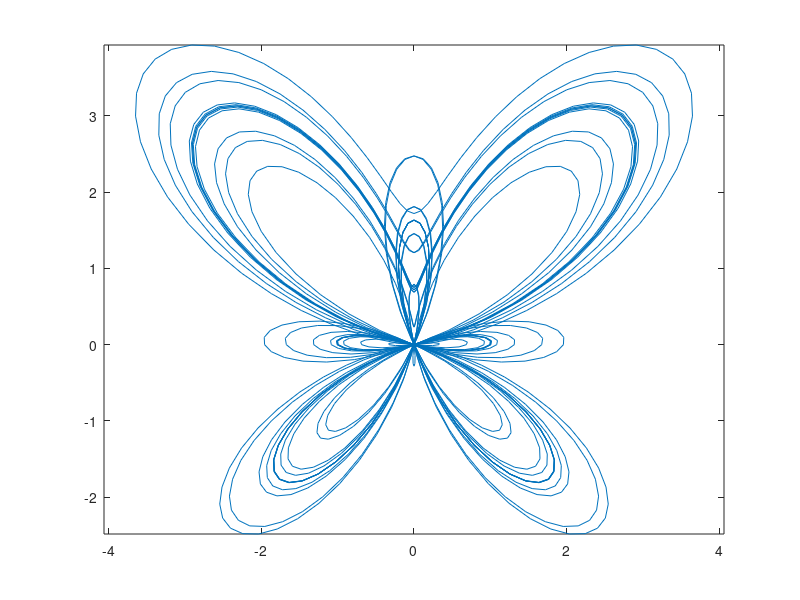

MATLAB code to generate this figure:
clear, clc, close all
%% Defining Variables

theta = 0 : pi/52 : 2*pi;
a = 5;
b = 2;
x = a*cos(theta);
y = b*sin(theta);

%% Plot the function

plot(x,y)
axis equal

%% Create the table

Table = [theta; x; y;];

%% Write to the file and clear the workspace

file = fopen('classworkdata4', 'w+');
fprintf(file, '    Theta .   x .   y\n');
fprintf(file, '%9.3f %9.3f %9.3f\n', Table);
clear

%%  Now read the file

file = fopen('classworkdata4', 'r+');
fscanf(file, '    Theta .   x .   y\n');
Table =  fscanf(file, '%f %f %f\n', [3, 65]);
fclose(file);

%% Print the Table out to the console

fprintf(' .    Theta .    x .         y\n');
fprintf('%9.3f %9.3f %9.3f\n', Table);

%% Save binary input output

save('classworkdata4');
clear, clc, close all

%% Butterfly Plot

t = 0 : pi / 64 : 24 * pi;
x = sin(t).*( exp( cos(t) ) - 2 * cos(4*t) + (sin(t / 12)).^5);
y = cos(t).*( exp( cos(t) ) - 2* cos(4*t) + ( sin(t/12)).^5);
plot(x,y)
axis equal